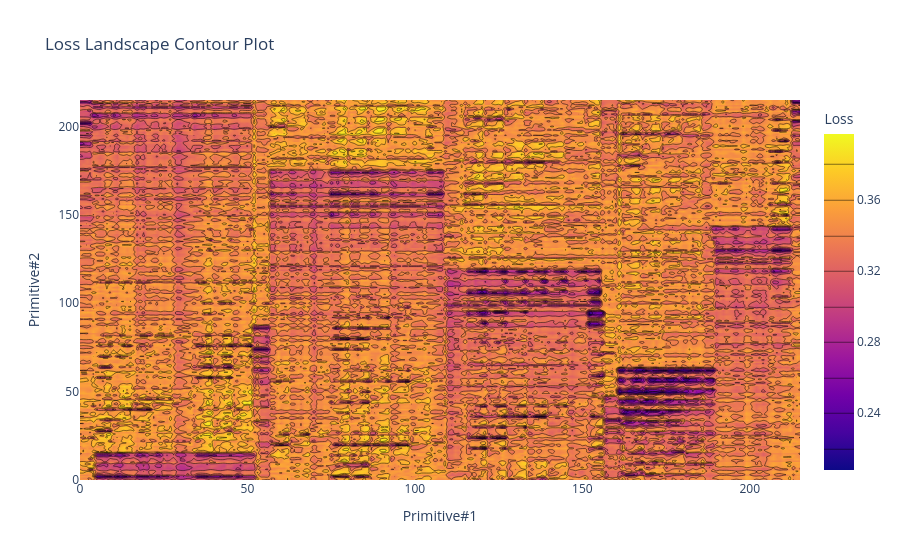

This figure's notebook cell:
### Code cell
fig = go.Figure(data=go.Contour(
    z=loss_matrix.T,
    x=x_axis,
    y=y_axis,
    contours_coloring='heatmap',  # or 'lines', 'none'
    colorbar=dict(title='Loss'),
    line_smoothing=0.85  # optional, for smoother contours
))

fig.update_layout(
    title="Loss Landscape Contour Plot",
    xaxis_title="Primitive#1",
    yaxis_title="Primitive#2",
)

fig.show()

### Figure 1 — Plotly figure (JSON) as saved in the notebook; plotly's stock layout.template omitted (floating-point values rounded to 4 significant figures; data arrays with more than 128 entries replaced by an {"elided": "..."} marker saying what was removed)
{"data": [{"colorbar": {"title": {"text": "Loss"}}, "contours": {"coloring": "heatmap"}, "line": {"smoothing": 0.85}, "type": "contour", "x": {"elided": "46656 int values"}, "y": {"elided": "46656 int values"}, "z": {"elided": "216x216 float values"}}], "layout": {"title": {"text": "Loss Landscape Contour Plot"}, "xaxis": {"title": {"text": "Primitive#1"}}, "yaxis": {"title": {"text": "Primitive#2"}}}}
